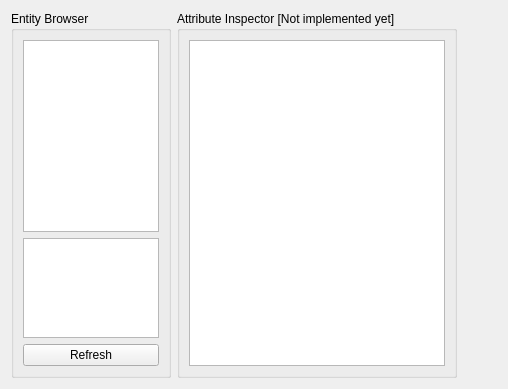
      <widget class="QWidget" name="tab">
       <attribute name="title">
        <string>Editor</string>
       </attribute>
       <layout class="QHBoxLayout" name="horizontalLayout_17">
        <item>
         <widget class="QGroupBox" name="groupBox_9">
          <property name="maximumSize">
           <size>
            <width>160</width>
            <height>16777215</height>
           </size>
          </property>
          <property name="title">
           <string>Entity Browser</string>
          </property>
          <layout class="QVBoxLayout" name="verticalLayout_13">
           <item>
            <widget class="QTreeView" name="treeView_entityBrowser"/>
           </item>
           <item>
            <widget class="QTreeView" name="treeView_entityInspector">
             <property name="maximumSize">
              <size>
               <width>16777215</width>
               <height>100</height>
              </size>
             </property>
            </widget>
           </item>
           <item>
            <widget class="QPushButton" name="pushButton_editorRefresh">
             <property name="text">
              <string>Refresh</string>
             </property>
            </widget>
           </item>
          </layout>
         </widget>
        </item>
        <item>
         <widget class="QGroupBox" name="groupBox_AttributeInspector">
          <property name="title">
           <string>Attribute Inspector [Not implemented yet]</string>
          </property>
          <layout class="QVBoxLayout" name="verticalLayout_14">
           <item>
            <widget class="QTreeView" name="treeView_attributeInspector"/>
           </item>
          </layout>
         </widget>
        </item>
        <item>
         <spacer name="horizontalSpacer_2">
          <property name="orientation">
           <enum>Qt::Horizontal</enum>
          </property>
          <property name="sizeHint" stdset="0">
           <size>
            <width>40</width>
            <height>20</height>
           </size>
          </property>
         </spacer>
        </item>
       </layout>
      </widget>
